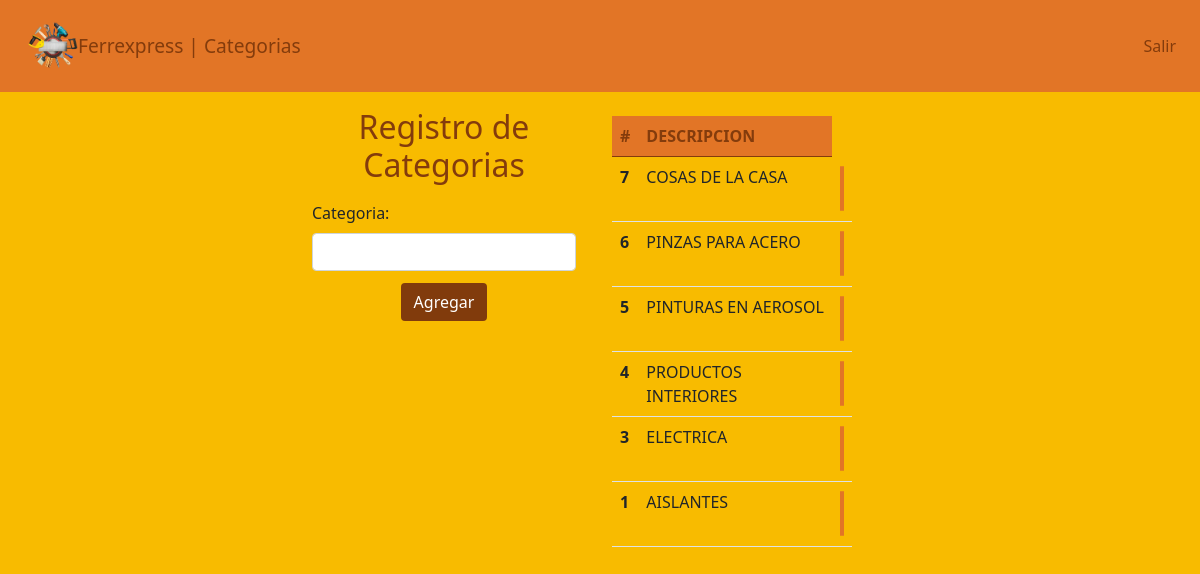
The page /categorias.php on the database as committed earlier.
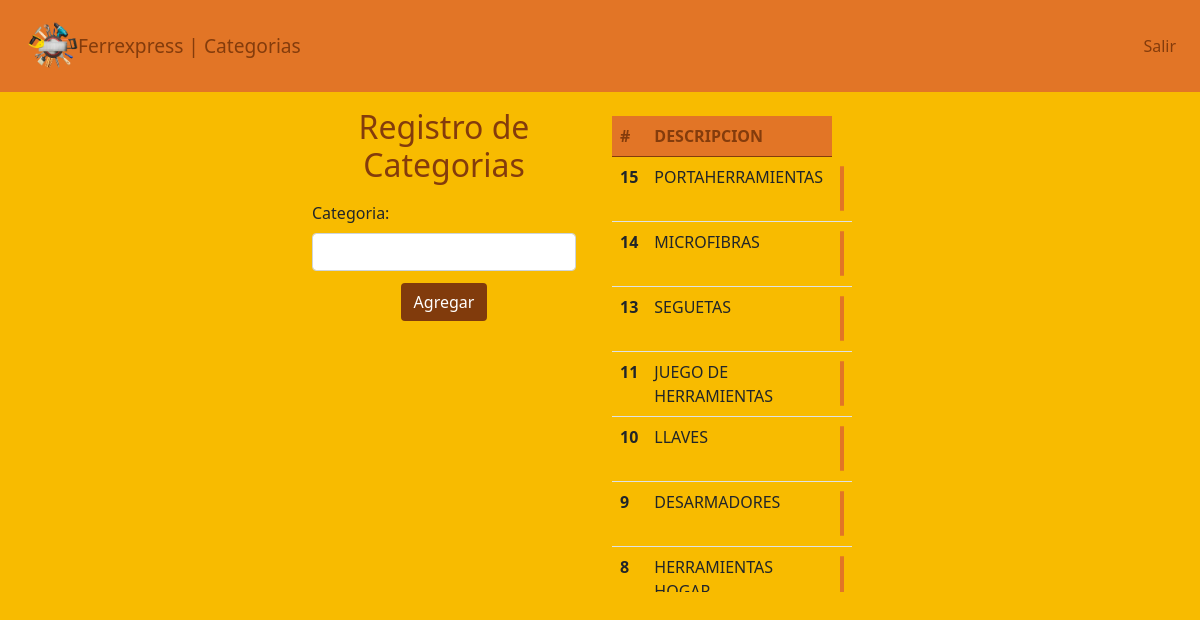
The same page on the database as committed later.
### tables this page shows
CREATE TABLE `categorias`  (
  `id_categoria` int(0) NOT NULL AUTO_INCREMENT,
  `nombre_categoria` varchar(50) NOT NULL,
  `estado` char(1) NOT NULL DEFAULT '1',
  PRIMARY KEY (`id_categoria`) USING BTREE
);

### categorias.php (the view, shortened to what this page needs)
<!DOCTYPE html>
<html lang="en">
<head>
    <link href="https://cdn.jsdelivr.net/npm/bootstrap@5.0.2/dist/css/bootstrap.min.css" rel="stylesheet">
    <link rel="stylesheet" href="./src/css/style_productos.css">
</head>
<body>
    <nav class="navbar navbar-expand-lg navbar-light color_navbar p-3">
        <div class="container-fluid d-flex align-items-center justify-content-between">
            <a class="navbar-brand d-flex align-items-center justify-content-center" href="#" style="color:#843C0C; font-size:1.2rem;">
                <img src="./src/images/logo_ferreteria.png" alt="" width="50" height="50" class="d-inline-block align-text-center">
                Ferrexpress | Categorias
            </a>
        </div>
        <div class="collapse navbar-collapse" id="navbarSupportedContent">
            <ul class="navbar-nav d-flex align-items-center justify-content-center">
                <li class="nav-item">
                <div class="collapse navbar-collapse" id="navbarSupportedContent">
                    <ul class="navbar-nav d-flex align-items-center justify-content-center">
                        <li class="nav-item">
                             <a class="nav-link active" aria-current="page" href="panel_control.php" style="color:#843C0C;">Salir</a>
                        </li>
                    </ul>
                </div>
                </li>
            </ul>
        </div>
    </nav>
    <div class="container-fluid row d-flex justify-content-center">
        <form class="col-sm-1 col-md-3  pt-3" method="POST" onsubmit="convertirAMayusculas()">
            <h3 class="text-center color_h3">Registro de Categorias</h3>
            <div class="mb-1 mt-3">
              <label for="exampleInputEmail1" class="form-label">Categoria:</label>
              <input type="text" class="form-control" name="categoria" onkeyup="mayus(this);">
            </div>
            <div class="mb-1 d-flex align-items-center justify-content-center">
              <button type="submit" class="btn mt-2" name="btnregistrar" value="ok" style="background-color:#813B0C; color:#ffffff;">Agregar</button>
            </div>
        </form>
        <div class="col-sm-1 col-md-3 p-4" style="max-height: 500px; overflow-y: auto;">
            <table class="table">
                <thead style="background-color: #E27526;">
                    <tr>
                        <th style="color: #843C0C;" scope="col">#</th>
                        <th style="color: #843C0C;" scope="col">DESCRIPCION</th>
                    </tr>
                </thead>
                <tbody>
                    <?php
                    include "model/conexion.php";
                    $sql = $conexion->query("SELECT * FROM categorias c WHERE c.estado = 1 ORDER BY c.id_categoria DESC;");
                    while ($datos = $sql->fetch_object()) { ?>
                        <tr>
                            <th><?php echo $datos->id_categoria; ?></th>
                            <td><?php echo $datos->nombre_categoria; ?></td>
                            <td>
                                <a href="modificar_categorias.php?id=<?= $datos->id_categoria; ?>"><ion-icon style="color: #843C0C; font-size:2rem; background-color: #E27526; padding:1px; border-radius: 5px;" name="create-outline"></ion-icon></a>
                                <a href="categorias.php?id=<?= $datos->id_categoria; ?>"><ion-icon style="color: #843C0C; font-size:2rem; background-color: #E27526; padding:1px; border-radius: 5px;" name="trash-outline"></ion-icon></a>
                            </td>
                        </tr>
                    <?php } ?>
                </tbody>
            </table>
        </div>
    </div>
  </body>
</html>

Rows that differ between the two databases and show on the page:
no longer on this page (row unchanged): categorias: id_categoria "7", nombre_categoria "COSAS DE LA CASA"
no longer on this page (row edited): categorias: id_categoria "6", nombre_categoria "PINZAS PARA ACERO"
no longer on this page (row unchanged): categorias: id_categoria "5", nombre_categoria "PINTURAS EN AEROSOL"
no longer on this page (row unchanged): categorias: id_categoria "4", nombre_categoria "PRODUCTOS INTERIORES"
no longer on this page (row unchanged): categorias: id_categoria "3", nombre_categoria "ELECTRICA"
no longer on this page (row unchanged): categorias: id_categoria "1", nombre_categoria "AISLANTES"
added categorias: id_categoria "15", nombre_categoria "PORTAHERRAMIENTAS"
added categorias: id_categoria "14", nombre_categoria "MICROFIBRAS"
added categorias: id_categoria "13", nombre_categoria "SEGUETAS"
added categorias: id_categoria "11", nombre_categoria "JUEGO DE HERRAMIENTAS"
added categorias: id_categoria "10", nombre_categoria "LLAVES"
added categorias: id_categoria "9", nombre_categoria "DESARMADORES"
added categorias: id_categoria "8", nombre_categoria "HERRAMIENTAS…"
